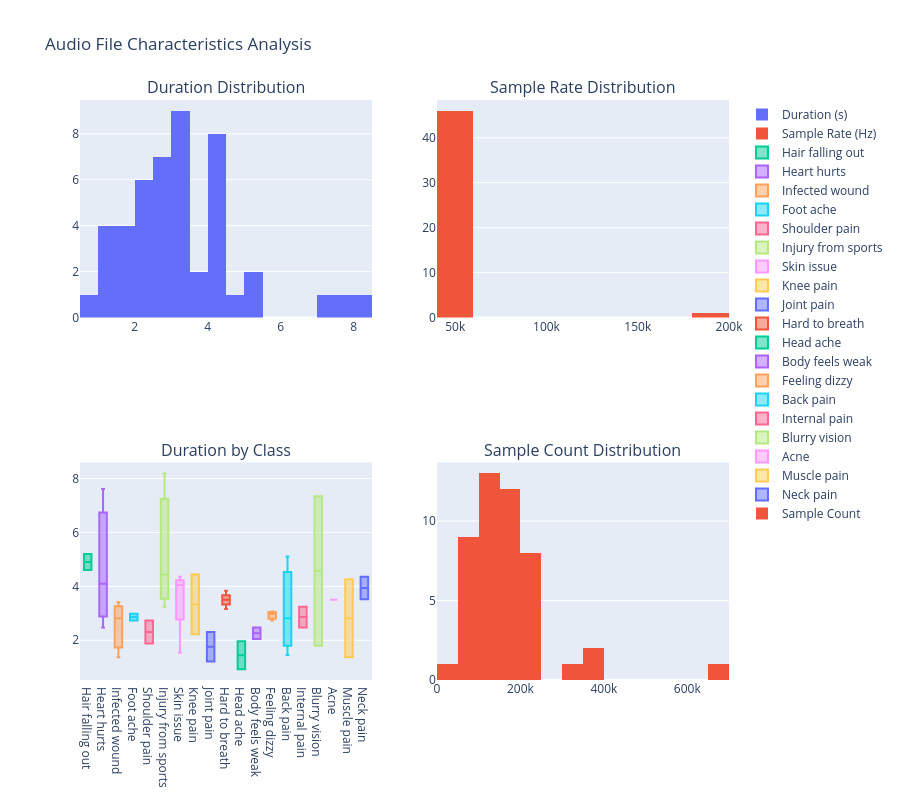

Source (notebook cell):
### Markdown cell above
### 2.3 Audio File Analysis

**Purpose:** Analyze the characteristics of our audio files including duration, sample rate, and basic audio properties.

### Code cell
# Function to extract audio metadata
def get_audio_metadata(filename):
    """Extract basic metadata from audio file"""
    try:
        # Find the correct path for the audio file
        full_path = None
        for subdir in ['test', 'train', 'validate']:
            candidate_path = os.path.join(audio_base_path, subdir, filename)
            if os.path.exists(candidate_path):
                full_path = candidate_path
                break
        
        if full_path is None:
            return None
            
        y, sr = librosa.load(full_path, sr=None)
        duration = librosa.get_duration(y=y, sr=sr)
        return {
            'duration': duration,
            'sample_rate': sr,
            'samples': len(y),
            'channels': 1 if y.ndim == 1 else y.shape[0]
        }
    except Exception as e:
        print(f"Error processing {filename}: {e}")
        return None

# Analyze a sample of audio files (to avoid processing all files)
sample_size = min(50, len(df_clean))  # Analyze first 50 files or all if fewer
audio_metadata = []

print(f"Analyzing audio characteristics for {sample_size} files...")
for i, row in df_clean.head(sample_size).iterrows():
    filename = row['file_name']
    metadata = get_audio_metadata(filename)
    if metadata:
        metadata['file_name'] = filename
        metadata['intent'] = row['prompt']  # Use 'prompt' as the intent
        audio_metadata.append(metadata)
    
    if len(audio_metadata) % 10 == 0:
        print(f"Processed {len(audio_metadata)} files so far")

# Convert to DataFrame for analysis
audio_df = pd.DataFrame(audio_metadata)

if len(audio_df) > 0:
    print("\nAudio characteristics summary:")
    print(audio_df[['duration', 'sample_rate', 'samples']].describe())
    
    # Visualize audio duration distribution
    fig = make_subplots(rows=2, cols=2,
                        subplot_titles=('Duration Distribution', 'Sample Rate Distribution',
                                      'Duration by Class', 'Sample Count Distribution'))
    
    # Duration histogram
    fig.add_trace(go.Histogram(x=audio_df['duration'], nbinsx=20, name='Duration (s)'),
                  row=1, col=1)
    
    # Sample rate histogram
    fig.add_trace(go.Histogram(x=audio_df['sample_rate'], nbinsx=10, name='Sample Rate (Hz)'),
                  row=1, col=2)
    
    # Duration by class boxplot
    for intent in audio_df['intent'].unique():
        intent_data = audio_df[audio_df['intent'] == intent]
        fig.add_trace(go.Box(y=intent_data['duration'], name=intent),
                      row=2, col=1)
    
    # Sample count histogram
    fig.add_trace(go.Histogram(x=audio_df['samples'], nbinsx=20, name='Sample Count'),
                  row=2, col=2)
    
    fig.update_layout(height=800, title_text="Audio File Characteristics Analysis")
    fig.show()
    
    print(f"\nSample rate distribution:")
    print(audio_df['sample_rate'].value_counts())
else:
    print("No audio files could be processed for metadata extraction.")

### Figure 1 — Plotly figure (JSON) as saved in the notebook; plotly's stock layout.template omitted (floating-point values rounded to 4 significant figures)
{"data": [{"name": "Duration (s)", "nbinsx": 20, "type": "histogram", "x": [4.608, 4.096, 3.413, 2.816, 2.987, 2.731, 8.192, 4.096, 2.731, 2.219, 7.616, 1.207, 2.475, 3.499, 3.499, 0.9288, 3.243, 4.352, 2.475, 2.987, 1.451, 2.816, 1.963, 1.536, 2.475, 2.048, 1.792, 5.108, 7.339, 3.499, 3.499, 3.157, 4.267, 4.437, 2.304, 1.365, 4.437, 4.011, 1.877, 2.731, 5.201, 4.352, 1.365, 3.84, 3.065, 3.52, 3.243], "xaxis": "x", "yaxis": "y"}, {"name": "Sample Rate (Hz)", "nbinsx": 10, "type": "histogram", "x": [48000, 48000, 48000, 48000, 48000, 48000, 48000, 48000, 48000, 48000, 44100, 44100, 48000, 48000, 48000, 44100, 48000, 48000, 48000, 48000, 48000, 48000, 48000, 48000, 48000, 48000, 48000, 44100, 48000, 48000, 48000, 48000, 48000, 48000, 48000, 48000, 48000, 48000, 48000, 48000, 44100, 48000, 48000, 48000, 44100, 192000, 48000], "xaxis": "x2", "yaxis": "y2"}, {"name": "Hair falling out", "type": "box", "xaxis": "x3", "y": [4.608, 5.201], "yaxis": "y3"}, {"name": "Heart hurts", "type": "box", "xaxis": "x3", "y": [4.096, 7.616, 2.475], "yaxis": "y3"}, {"name": "Infected wound", "type": "box", "xaxis": "x3", "y": [3.413, 2.816, 1.365], "yaxis": "y3"}, {"name": "Foot ache", "type": "box", "xaxis": "x3", "y": [2.987, 2.731], "yaxis": "y3"}, {"name": "Shoulder pain", "type": "box", "xaxis": "x3", "y": [2.731, 1.877], "yaxis": "y3"}, {"name": "Injury from sports", "type": "box", "xaxis": "x3", "y": [8.192, 3.243, 4.437], "yaxis": "y3"}, {"name": "Skin issue", "type": "box", "xaxis": "x3", "y": [4.096, 4.352, 1.536, 4.011], "yaxis": "y3"}, {"name": "Knee pain", "type": "box", "xaxis": "x3", "y": [2.219, 4.437], "yaxis": "y3"}, {"name": "Joint pain", "type": "box", "xaxis": "x3", "y": [1.207, 2.304], "yaxis": "y3"}, {"name": "Hard to breath", "type": "box", "xaxis": "x3", "y": [3.499, 3.499, 3.157, 3.84], "yaxis": "y3"}, {"name": "Head ache", "type": "box", "xaxis": "x3", "y": [0.9288, 1.963], "yaxis": "y3"}, {"name": "Body feels weak", "type": "box", "xaxis": "x3", "y": [2.475, 2.048], "yaxis": "y3"}, {"name": "Feeling dizzy", "type": "box", "xaxis": "x3", "y": [2.987, 2.731, 3.065], "yaxis": "y3"}, {"name": "Back pain", "type": "box", "xaxis": "x3", "y": [1.451, 2.816, 5.108], "yaxis": "y3"}, {"name": "Internal pain", "type": "box", "xaxis": "x3", "y": [2.475, 3.243], "yaxis": "y3"}, {"name": "Blurry vision", "type": "box", "xaxis": "x3", "y": [1.792, 7.339], "yaxis": "y3"}, {"name": "Acne", "type": "box", "xaxis": "x3", "y": [3.499, 3.499], "yaxis": "y3"}, {"name": "Muscle pain", "type": "box", "xaxis": "x3", "y": [4.267, 1.365], "yaxis": "y3"}, {"name": "Neck pain", "type": "box", "xaxis": "x3", "y": [4.352, 3.52], "yaxis": "y3"}, {"name": "Sample Count", "nbinsx": 20, "type": "histogram", "x": [221184, 196608, 163840, 135168, 143360, 131072, 393216, 196608, 131072, 106496, 335872, 53248, 118784, 167936, 167936, 40960, 155648, 208896, 118784, 143360, 69632, 135168, 94208, 73728, 118784, 98304, 86016, 225280, 352256, 167936, 167936, 151552, 204800, 212992, 110592, 65536, 212992, 192512, 90112, 131072, 229376, 208896, 65536, 184320, 135168, 675840, 155648], "xaxis": "x4", "yaxis": "y4"}], "layout": {"annotations": [{"font": {"size": 16}, "showarrow": false, "text": "Duration Distribution", "x": 0.225, "xanchor": "center", "xref": "paper", "y": 1, "yanchor": "bottom", "yref": "paper"}, {"font": {"size": 16}, "showarrow": false, "text": "Sample Rate Distribution", "x": 0.775, "xanchor": "center", "xref": "paper", "y": 1, "yanchor": "bottom", "yref": "paper"}, {"font": {"size": 16}, "showarrow": false, "text": "Duration by Class", "x": 0.225, "xanchor": "center", "xref": "paper", "y": 0.375, "yanchor": "bottom", "yref": "paper"}, {"font": {"size": 16}, "showarrow": false, "text": "Sample Count Distribution", "x": 0.775, "xanchor": "center", "xref": "paper", "y": 0.375, "yanchor": "bottom", "yref": "paper"}], "height": 800, "title": {"text": "Audio File Characteristics Analysis"}, "xaxis": {"anchor": "y", "domain": [0, 0.45]}, "xaxis2": {"anchor": "y2", "domain": [0.55, 1]}, "xaxis3": {"anchor": "y3", "domain": [0, 0.45]}, "xaxis4": {"anchor": "y4", "domain": [0.55, 1]}, "yaxis": {"anchor": "x", "domain": [0.625, 1]}, "yaxis2": {"anchor": "x2", "domain": [0.625, 1]}, "yaxis3": {"anchor": "x3", "domain": [0, 0.375]}, "yaxis4": {"anchor": "x4", "domain": [0, 0.375]}}}
